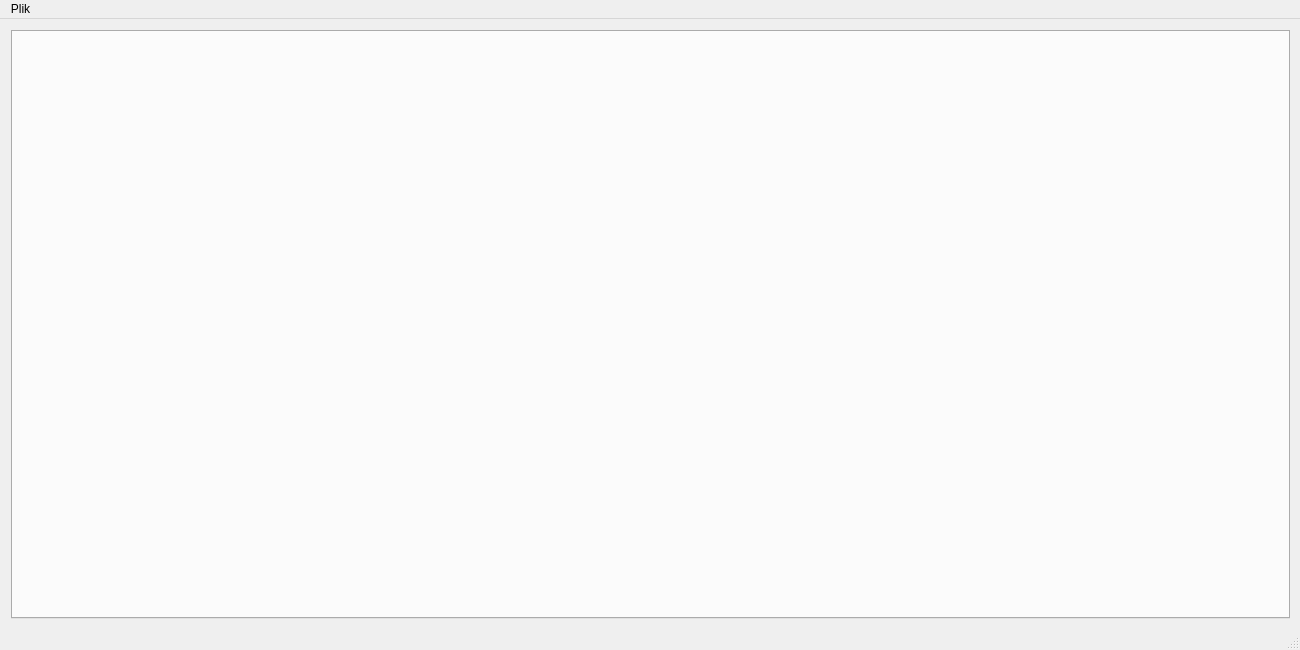
<?xml version="1.0" encoding="UTF-8"?>
<ui version="4.0">
 <class>MainWindow</class>
 <widget class="QMainWindow" name="MainWindow">
  <property name="geometry">
   <rect>
    <x>0</x>
    <y>0</y>
    <width>1300</width>
    <height>650</height>
   </rect>
  </property>
  <property name="sizePolicy">
   <sizepolicy hsizetype="Preferred" vsizetype="Preferred">
    <horstretch>0</horstretch>
    <verstretch>0</verstretch>
   </sizepolicy>
  </property>
  <property name="minimumSize">
   <size>
    <width>1300</width>
    <height>650</height>
   </size>
  </property>
  <property name="maximumSize">
   <size>
    <width>1300</width>
    <height>650</height>
   </size>
  </property>
  <property name="windowTitle">
   <string>POiD - Zadanie 1</string>
  </property>
  <widget class="QWidget" name="centralWidget">
   <widget class="QWidget" name="verticalLayoutWidget">
    <property name="geometry">
     <rect>
      <x>0</x>
      <y>0</y>
      <width>1301</width>
      <height>611</height>
     </rect>
    </property>
    <layout class="QVBoxLayout" name="verticalLayout">
     <item>
      <widget class="QTabWidget" name="tabWidget">
       <property name="currentIndex">
        <number>-1</number>
       </property>
       <property name="tabsClosable">
        <bool>true</bool>
       </property>
       <property name="movable">
        <bool>true</bool>
       </property>
      </widget>
     </item>
    </layout>
   </widget>
  </widget>
  <widget class="QMenuBar" name="menuBar">
   <property name="geometry">
    <rect>
     <x>0</x>
     <y>0</y>
     <width>1300</width>
     <height>21</height>
    </rect>
   </property>
   <widget class="QMenu" name="menuFile">
    <property name="title">
     <string>Plik</string>
    </property>
    <addaction name="actionFile"/>
    <addaction name="actionSaveProcessedImage"/>
   </widget>
   <addaction name="menuFile"/>
  </widget>
  <widget class="QStatusBar" name="statusBar"/>
  <action name="actionFile">
   <property name="text">
    <string>Otwórz plik</string>
   </property>
  </action>
  <action name="actionBrightness">
   <property name="text">
    <string>Brightness</string>
   </property>
  </action>
  <action name="actionSaveProcessedImage">
   <property name="text">
    <string>Zapisz plik przetworzony</string>
   </property>
  </action>
 </widget>
 <layoutdefault spacing="6" margin="11"/>
 <resources/>
 <connections/>
</ui>
